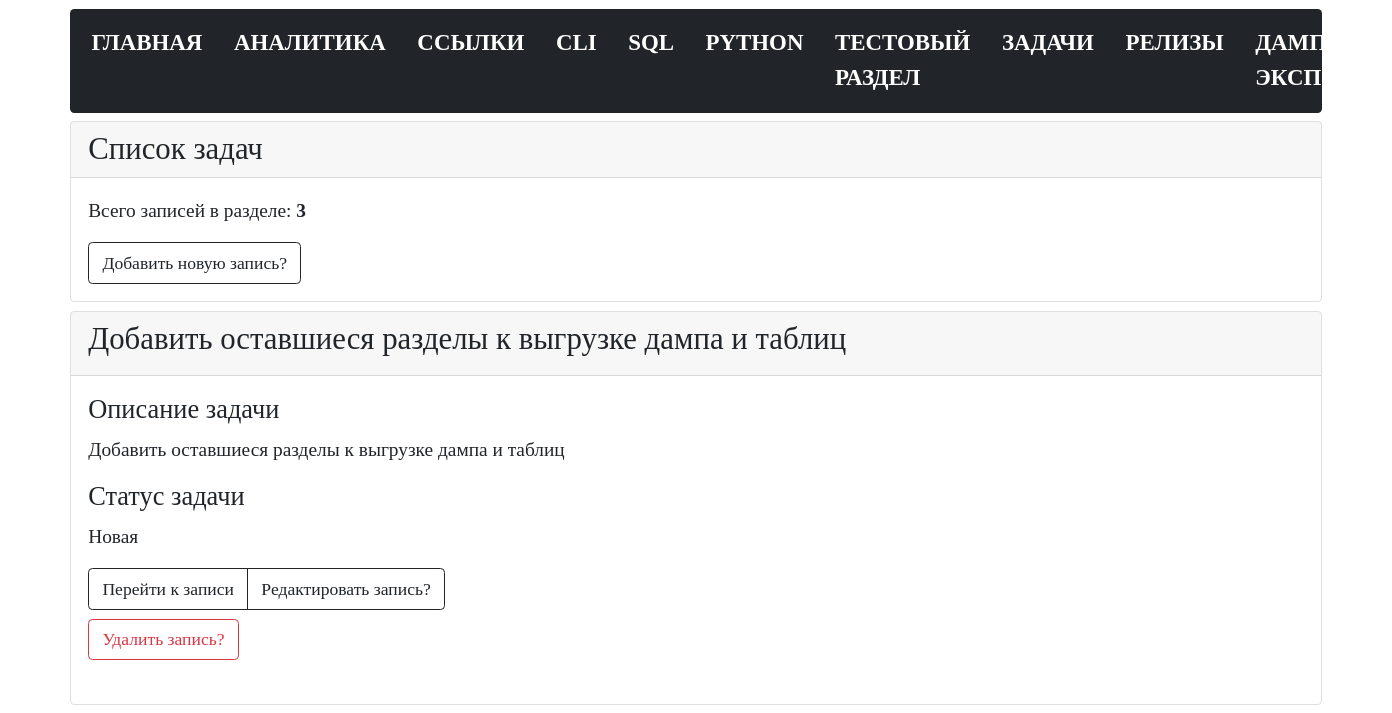
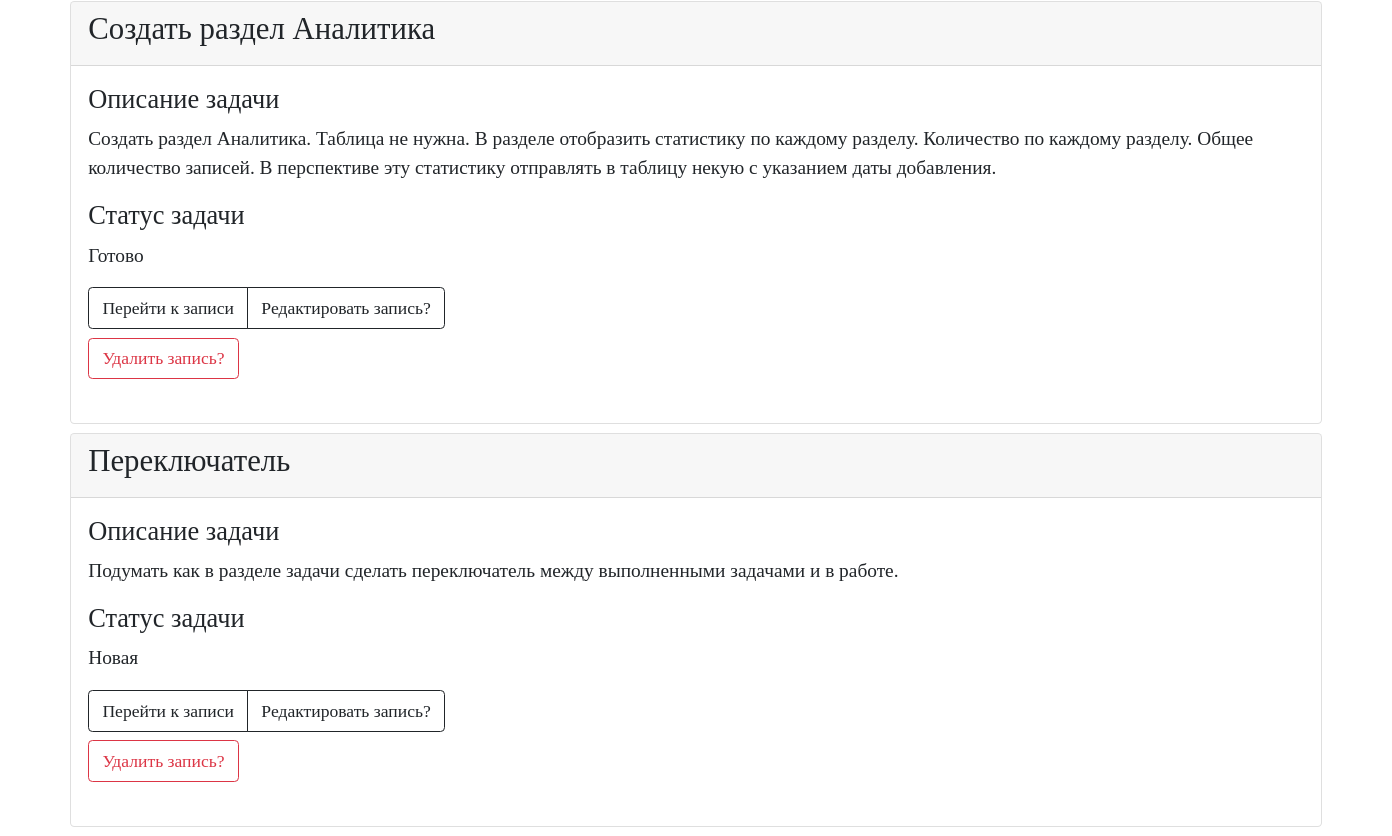
/tasks, run on an earlier commit of the app's database (2 pictures, top to bottom).
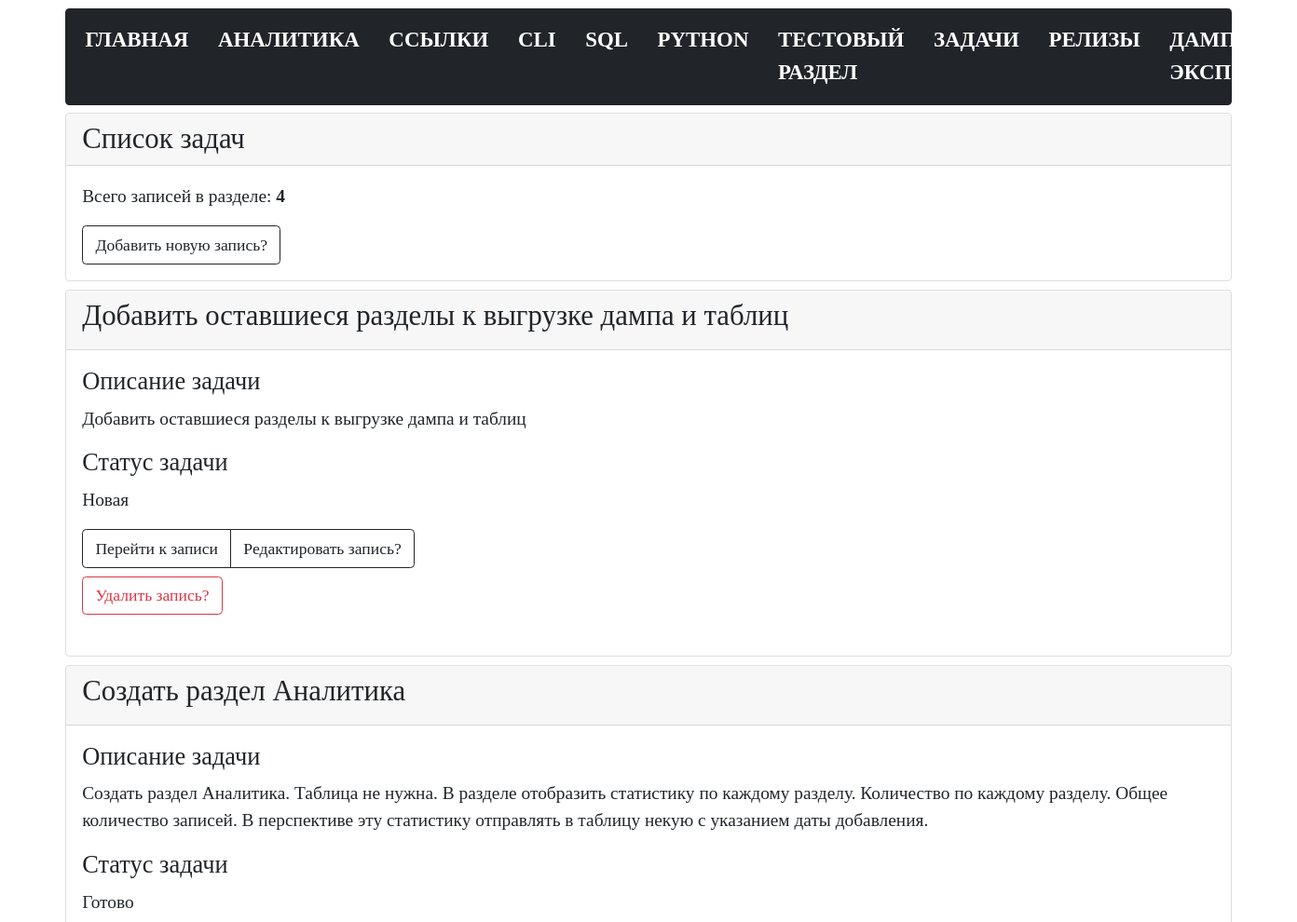
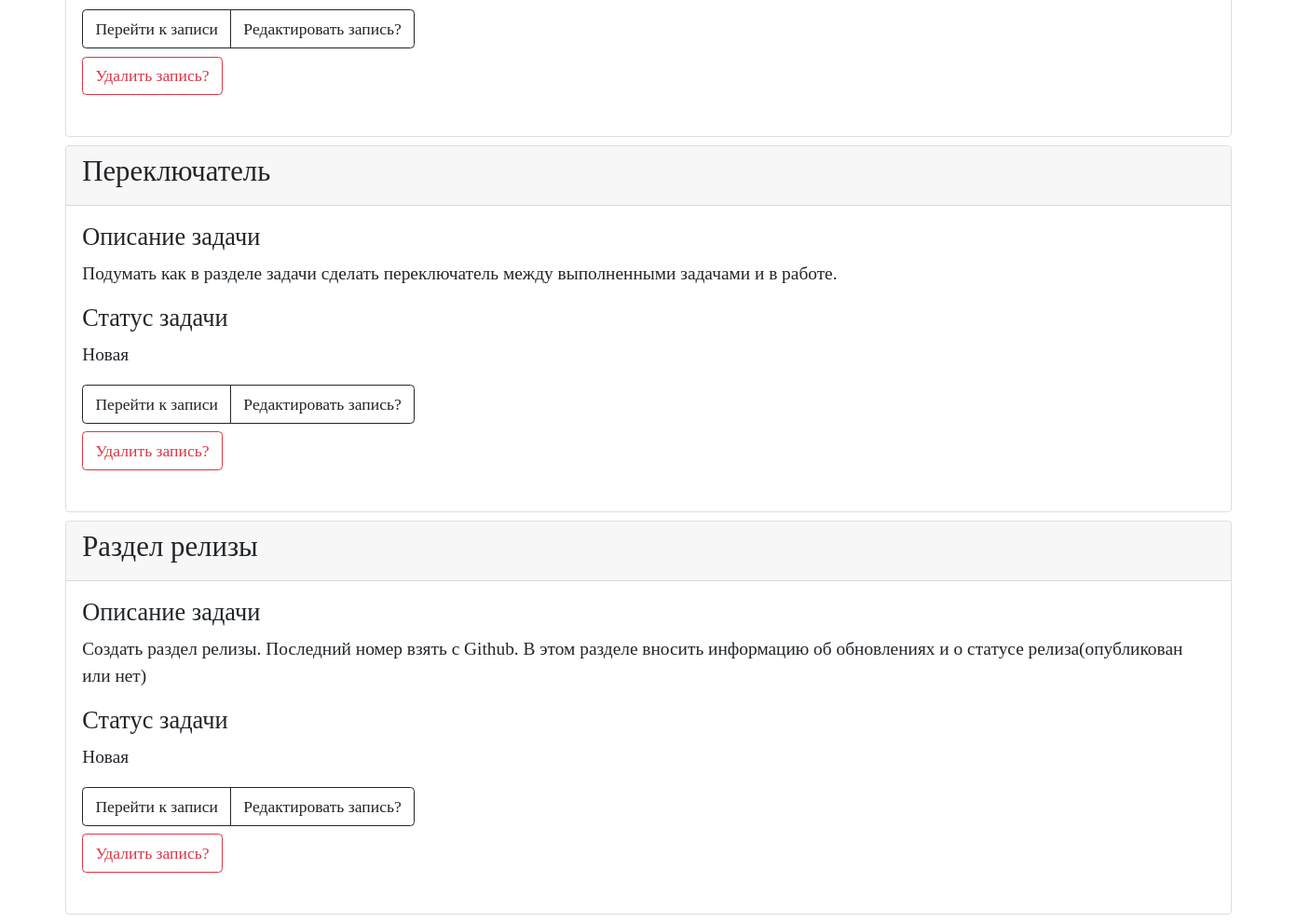
And on a later commit of the database (2 pictures, top to bottom).
### tables this page shows
CREATE TABLE tasks (
  task_id INTEGER PRIMARY KEY AUTOINCREMENT,
  task_name TEXT NOT NULL,
  task_description TEXT NOT NULL,
  task_status TEXT NOT NULL DEFAULT Новая
);

### modules/tasks/tasks.py (the view)
@bp.route("/tasks")
def tasks():
    conn = connect.get_db_connection()
    cur = conn.cursor()
    count_tasks = int(cur.execute("SELECT COUNT(*) FROM tasks").fetchone()[0])
    tasks = conn.execute("SELECT * FROM tasks").fetchall()
    conn.close()
    return render_template("tasks/tasks.html",
                           tasks=tasks,
                           count_tasks=count_tasks,
                           )

### modules/connect.py (called while the page is built)
def get_db_connection():
    db_path = os.path.join(BASE_DIR, '../database.db')
    conn = sqlite3.connect(db_path)
    conn.row_factory = sqlite3.Row
    return conn

### templates/tasks/tasks.html (shortened to what this page needs)
{% extends "base.html" %} {% block title %}Список задач{% endblock %} {% block content %}
<div class="card mb-2">
   <div class="card-header h3">Список задач</div>
   <div class="card-body">
      <p class="card-text">Всего записей в разделе: <b>{{ count_tasks }}</b></p>
      <p class="card-text">
         <a href="{{ url_for('add_task.add_task') }}" class="btn btn-outline-dark">Добавить новую
            запись?</a>
      </p>
   </div>
</div>
{% for tasks in tasks %}
<div class="card mb-2">
   <div class="card-header">
      <h3>{{ tasks['task_name'] }}</h3>
   </div>
   <div class="card-body">
      <h4>Описание задачи</h4>
      <p class="card-text">
         {{ tasks['task_description'] }}
      </p>
      <h4>Статус задачи</h4>
      <p class="card-text">
         {{ tasks['task_status'] }}
      </p>
      <p class="card-text">
      <div class="btn-group pb-2" role="group" aria-label="...">
         <a href="{{ url_for('get_post_task.get_post_task', task_id=tasks['task_id']) }}"
            class="btn btn-outline-dark">Перейти к записи</a>
         <a href="{{ url_for('edit_task.edit_task', task_id=tasks['task_id']) }}"
            class="btn btn-outline-dark">Редактировать запись?</a>
      </div>
      <form action="{{ url_for('delete_task.delete_task', task_id=tasks['task_id'])}}" method="POST" class="pb-2">
         <input type="submit" class="btn btn-outline-danger" value="Удалить запись?"
            onclick="return confirm('Вы точно уверены что хотите удалить запись?')" />
      </form>
      </p>
   </div>
</div>
{% endfor %}
{% endblock %}

### templates/base.html (shortened to what this page needs)
<!doctype html>
<html>
   <head>
      <link href="https://cdn.jsdelivr.net/npm/bootstrap@5.0.2/dist/css/bootstrap.min.css" rel="stylesheet">
      <link href="{{ url_for('static', filename='styles.css') }}" rel="stylesheet">
   </head>
   <body>
      {% include 'navbar.html' %}
         {% block content %}
         {% endblock %}
   </body>
</html>

### templates/navbar.html (shortened to what this page needs)
<nav class="navbar navbar-expand-lg navbar navbar-dark bg-dark">
  <div class="container-fluid">
    <div class="collapse navbar-collapse" id="navbarNav">
      <ul class="navbar-nav">
        <li class="nav-item">
          <a class="nav-link" href="{{ url_for('index.index') }}">Главная</a>
        </li>
        <li class="nav-item">
          <a class="nav-link" href="{{ url_for('analytics.analytics') }}">Аналитика</a>
        </li>
        <li class="nav-item">
          <a class="nav-link" href="{{ url_for('links_list_commands.links_list_commands') }}">Ссылки</a>
        </li>
        <li class="nav-item">
          <a class="nav-link" href="{{ url_for('bash_list_commands.bash_list_commands') }}">CLI</a>
        </li>
        <li class="nav-item">
          <a class="nav-link" href="{{ url_for('sql_list_commands.sql_list_commands') }}">SQL</a>
        </li>
        <li class="nav-item">
          <a class="nav-link" href="{{ url_for('python_list_commands.python_list_commands') }}">Python</a>
        </li>
        <li class="nav-item">
          <a class="nav-link" href="{{ url_for('test_list.test_list') }}">Тестовый раздел</a>
        </li>
        <li class="nav-item">
          <a class="nav-link" href="{{ url_for('tasks.tasks') }}">Задачи</a>
        </li>
                <li class="nav-item">
          <a class="nav-link" href="{{ url_for('releases.releases') }}">Релизы</a>
        </li>
         <li class="nav-item">
          <a class="nav-link" href="{{ url_for('dump_and_export.dump_and_export') }}">Дамп и экспорт</a>
        </li>
      </ul>
    </div>
  </div>
</nav>

### static/styles.css (style rules this page uses)
* { font-size: 1.1rem; font-family:consolas; }
body { width: 90%; margin: auto; }
a { color: black; text-decoration: none; }
.navbar-dark .navbar-nav .nav-link { text-transform: uppercase; color: white; margin-right: 14px; font-weight: 700; font-size: 1.3rem; }
.card { margin-top: 0.50rem; }
.bg-dark { background-color: #212529!important; border-radius: .25rem; margin-top: 0.50rem; }

What changed in the data, as far as the page shows it:
added tasks: task_name "Раздел релизы", task_description "Создать раздел релизы. Последний номер взять с Github. В этом разделе вносить информацию об обновлениях и о статусе релиза(опубликован или нет)", task_status "Новая"
Also different on the page:
{{ count_tasks }}: "3" → "4"
